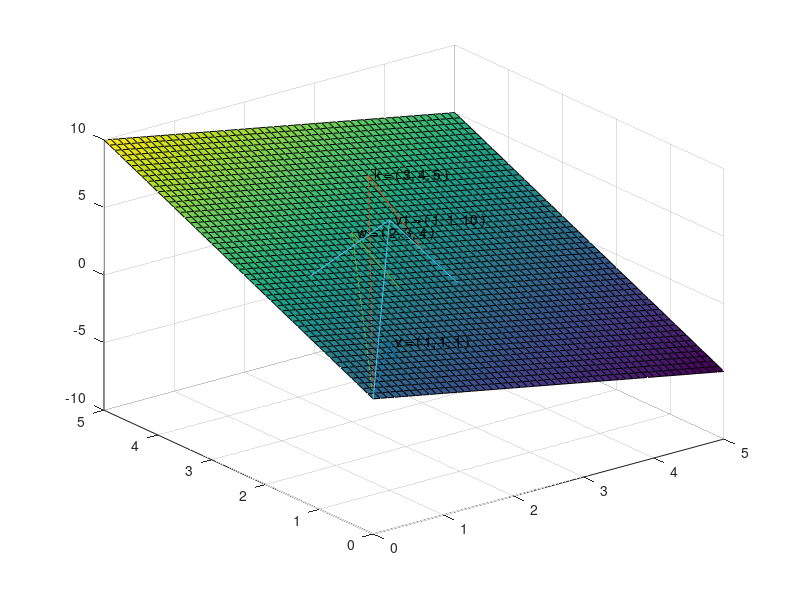

This chart was generated by the following MATLAB code:
x = 0 :0.1: 5
[ X, Y ]= meshgrid( x )
Z = 2 * Y - X
surf( X, Y, Z )

v = [ 1; 1; 1; ]
w = [ 2; 3; 4; ]
k = v + w
v1 = [ 1; 1; 10; ]

hold on;

quiver3( 0, 0, 0, v( 1 ), v( 2 ), v( 3 ), 1 )
text( v( 1 ), v( 2 ) , v( 3 ), '  v = ( 1, 1, 1 ) ' );
quiver3( 0, 0, 0, w( 1 ), w( 2 ), w( 3 ), 1 )
text( w( 1 ), w( 2 ), w( 3 ), '  w = ( 2, 3, 4 ) ' );
quiver3( 0, 0, 0, k( 1 ), k( 2 ), k( 3 ), 1 )
text( k( 1 ), k( 2 ), k( 3 ), '  k = ( 3, 4, 5 ) ' );

quiver3( 0, 0, 0, v1( 1 ), v1( 2 ), v1( 3 ), 1 )
text( v1( 1 ), v1( 2 ) , v1( 3 ), '  v1 = ( 1, 1, 10 ) ' );
